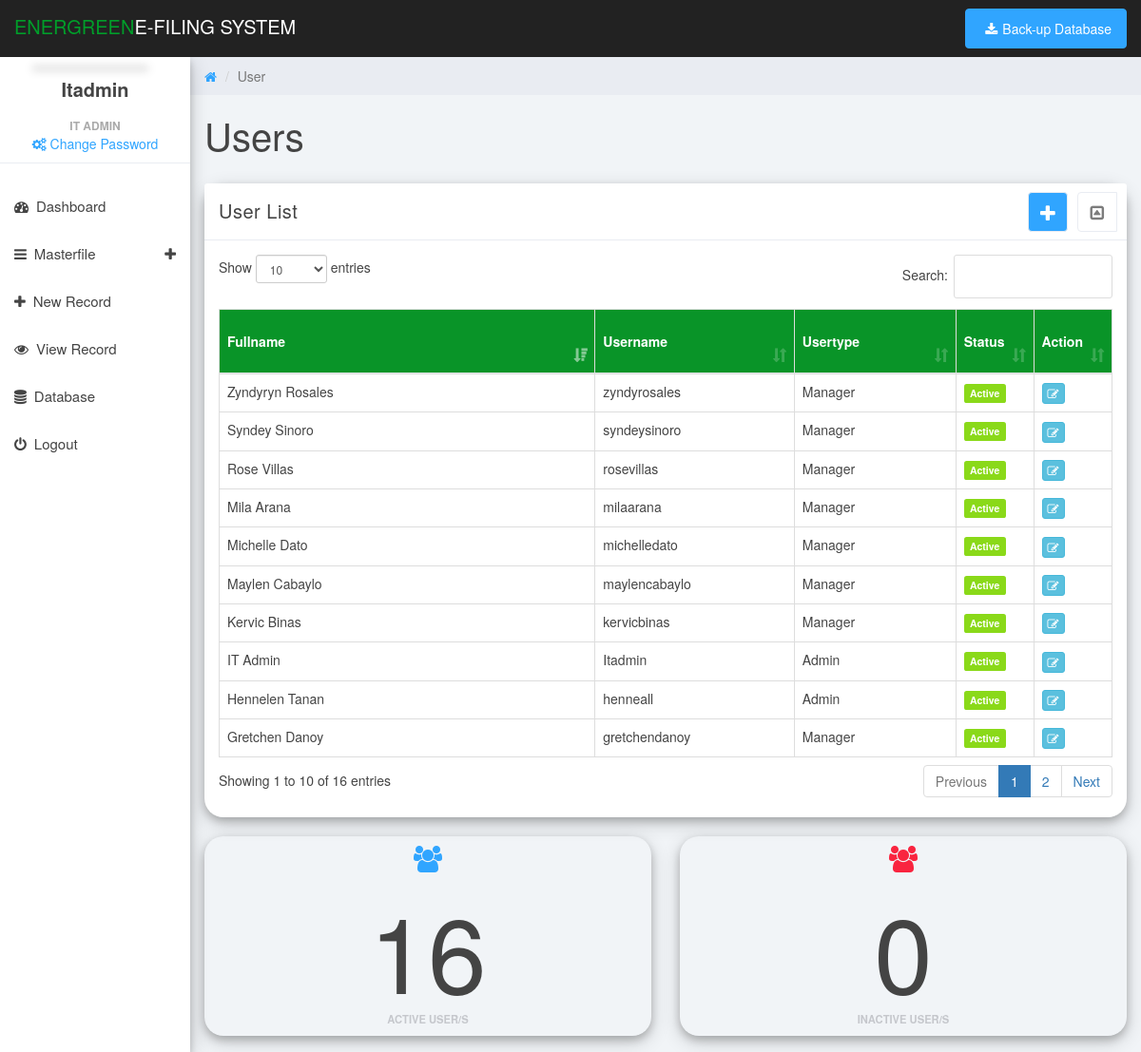
Screenshot of /user.php (signed in) with the database file from the repository.
### tables this page shows
CREATE TABLE IF NOT EXISTS `users` (
`user_id` int(11) NOT NULL,
  `usertype_id` int(11) NOT NULL,
  `username` varchar(100) DEFAULT NULL,
  `password` varchar(100) DEFAULT NULL,
  `fullname` varchar(100) DEFAULT NULL,
  `initial` int(11) NOT NULL DEFAULT '0',
  `status` varchar(100) DEFAULT NULL
);

CREATE TABLE IF NOT EXISTS `usertype` (
`usertype_id` int(11) NOT NULL,
  `usertype_name` varchar(100) DEFAULT NULL
);

### navbars.php (called while the page is built, shortened)
<?php include('topnavbar.php');?>
<?php include('sidenavbar.php');?>

### functions/functions.php (called while the page is built, shortened)
<?php
	function getInfo($con, $column, $table, $id, $value_id){
		$get = $con->query("SELECT $column FROM $table WHERE $id = '$value_id'");
		$fetch = $get->fetch_array();
		return $fetch[$column];
	}
?>

### user.php (the view, shortened to what this page needs)
<?php
	include('header.php');
	include'functions/functions.php';
?>
	<body>
		<?php include('navbars.php');?>
		<div id="contents" style="display: none">
			<div class="col-sm-9 col-sm-offset-3 col-lg-10 col-lg-offset-2 main">
				<div class="row">
					<ol class="breadcrumb">
						<li><a href="#">
							<em class="fa fa-home"></em>
						</a></li>
						<li class="active">User</li>
					</ol>
				</div>
				<div class="row">
					<div class="col-lg-12">
						<h1 class="page-header">Users</h1>
					</div>
				</div>
				<div class="row">
					<div class="col-md-12">
						<div class="panel panel-default box-shadow">
							<div class="panel-heading">
								User List
								<span class="pull-right clickable panel-toggle panel-button-tab-left"><em class="fa fa-toggle-up"></em></span>
								<a class="pull-right  btn-primary panel-toggle" style="background:#30a5ff;color:white" data-toggle="modal" data-target="#myModal"><em class="fa fa-plus"></em></a>
							</div>
							<div class="panel-body">
								<div class="canvas-wrapper">
									<table class="table  table-hover table-bordered" id="tbl_user" style="width:100%">
										<thead class="th-header">
											<th>Fullname</th>
											<th>Username</th>
											<th>Usertype</th>
											<th>Status</th>
											<th>Action</th>
										</thead>
										<tbody>
											<?php
		                                        $sql = mysqli_query($con,"SELECT * FROM users ORDER BY user_id DESC");
		                                        while($row = mysqli_fetch_array($sql)){
		                                    ?>
											<tr>
												<td width="50%"><?php echo $row['fullname'];?></td>
												<td width="25%"><?php echo $row['username'];?></td>
												<td width="20%"><?php echo getInfo($con, 'usertype_name', 'usertype', 'usertype_id',  $row['usertype_id']);?></td>
												<td width="4%">
													<?php if($row['status'] == 'Active') { ?>
		                                                <span class="label label-success">Active</span></td>
		                                            <?php } else { ?>
		                                                <span class="label label-danger">Inactive</span></td>
		                                            <?php } ?>
												<td width="1%">
													<button name="button" class="btn btn-info btn-xs" value="update" onClick="updateUser(<?php echo $row['user_id']; ?>)"><span class="fa fa-pencil-square-o"></span></button>
												</td>
											</tr>
											<?php } ?>
										</tbody>
									</table>
								</div>
							</div>
						</div>
					</div>
				</div>
				<div class="row">
					<div class="col-xs-6 col-md-3 col-lg-6">
						<div class="panel panel-teal panel-widget panel-default box-shadow">
							<div>
								<?php
									$query = $con->query("SELECT * FROM users WHERE status = 'Active'");
									$num = $query->num_rows;
								?>
								<div class="row no-padding">
									<em class="fa fa-xl fa-users color-blue"></em>
									<h1 style="font-size:10vmin"><?php echo $num?></h1>
									<div class="text-muted">Active User/s</div>
								</div>
							</div>
						</div>
					</div>
					<div class="col-xs-6 col-md-3 col-lg-6">
						<div class="panel panel-teal panel-widget panel-default box-shadow">
							<div>
								<?php
									$query1 = $con->query("SELECT * FROM users WHERE status = 'Inactive'");
									$rows = $query1->num_rows;
								?>
								<div class="row no-padding">
									<em class="fa fa-xl fa-users color-red"></em>
									<h1 style="font-size:10vmin"><?php echo $rows ?></h1>
									<div class="text-muted">Inactive User/s</div>
								</div>
							</div>
						</div>
					</div>
				</div>
			</div>
		</div>
	</body>
</html>

### header.php (shortened to what this page needs)
<!DOCTYPE html>
<html>
<head>
	<link href="css/bootstrap.min.css" rel="stylesheet">
	<link href='css/dataTables.bootstrap.min.css' rel='stylesheet'>
	<link href="css/font-awesome.min.css" rel="stylesheet">
	<link href="css/datepicker3.css" rel="stylesheet">
	<link href="css/styles.css" rel="stylesheet">
	<link href="css/fonts.css" rel="stylesheet">
	<link href="css/main.css" rel="stylesheet">
</head>

### topnavbar.php (shortened to what this page needs)
<nav class="navbar navbar-custom navbar-fixed-top" role="navigation">
	<div class="container-fluid">
		<div class="navbar-header">
			<a class="navbar-brand" href="#"><span style="color:#009e2a;">Energreen</span>e-Filing System</a>
			<ul class="nav navbar-top-links navbar-right">
				<li class="dropdown">
					<a class="dropdown-toggle count-info" data-toggle="dropdown" href="#">
						<a href="backup.php" style = "margin-top:-41px;" class = "btn btn-primary"><em class = "fa fa-download"></em>Back-up Database</a>
					</a>
				</li>
			</ul>
		</div>
	</div>
</nav>

### sidenavbar.php (shortened to what this page needs)
<div id="sidebar-collapse" class="col-sm-3 col-lg-2 sidebar box-shadow">
	<div class="profile-sidebar">
		<div style="width: 100%">
			<center>
				<strong>
				<div class="profile-usertitle-name"><?php echo $_SESSION['username'];?></div>
				</strong>
			</center>
		</div>
		<center>
			<div class="profile-usertitle-status" style="margin-top:15px;margin-bottom:0px"><?php echo $_SESSION['fullname'];?></div>
			<a href="#" data-toggle="modal" data-target="#settings"><span class="fa fa-cogs"></span> Change Password</a>
		</center>
	</div>
	<ul class="nav menu">
		<li><a href="dashboard.php"><em class="fa fa-dashboard">&nbsp;</em> Dashboard</a></li>
		<li class="parent"><a data-toggle="collapse" href="#sub-item-1">
			<em class="fa fa-navicon">&nbsp;</em> Masterfile <span data-toggle="collapse" href="#sub-item-1" class="icon pull-right"><em class="fa fa-plus"></em></span>
			</a>
		</li>
		<li><a href="newrecord_first.php"><em class="fa fa-plus">&nbsp;</em> New Record</a></li>
		<li><a href="viewrecord.php"><em class="fa fa-eye">&nbsp;</em> View Record</a></li>
		<?php if($_SESSION['usertype'] == "Admin") { ?>
			<li><a href="backup_data.php"><em class="fa fa-database">&nbsp;</em> Database</a></li>
		<?php } ?>
		<li><a href="logout.php"><em class="fa fa-power-off">&nbsp;</em> Logout</a></li>
	</ul>
</div>

### css/styles.css (style rules this page uses)
body { background: #f1f4f7; padding-top: 60px; font-size: 14px; color: #444444; font-family: "Montserrat", "Helvetica Neue", Helvetica, Arial, sans-serif; }
a, a:hover, a:focus { color: #30a5ff; }
h1, h2, h3, h4, h5, h6 { color: #444444; }
h1 { font-weight: 300; font-size: 40px; }
.text-muted { color: #c5c7cc; }
.color-blue { color: #30a5ff; }
.color-red { color: #f9243f; }
.no-padding { padding: 0; margin: 0; }
.fa-xl { font-size: 2em; }
.navbar-custom { background: #222; height: 60px; }
.navbar-header .navbar-brand { color: #fff; font-size: 20px; text-transform: uppercase; font-weight: 500; height: 60px; padding-top: 18px; }
.navbar-header .navbar-brand span { color: #30a5ff; }
.dropdown { background: rgba(255, 255, 255, 0.1); float: left; margin: 10px 8px; padding: 0px; border-radius: 4px; }
.dropdown a.dropdown-toggle { color: #fff; height: 40px; width: 40px; padding-top: 11px; padding-left: 9px; }
.navbar-top-links li:last-child { margin-right: 15px; }
.dropdown em { margin: 0 5px; }
.btn-primary, .btn-primary:hover, .btn-primary:focus, .btn-primary:active, .btn-primary.active, .open > .dropdown-toggle.btn-primary, .btn-primary.disabled, .btn-primary[disabled], fieldset[disabled] .btn-primary, .btn-primary.disabled:hover, .btn-primary[disabled]:hover, fieldset[disabled] .btn-primary:hover, .btn-primary.disabled:focus, .btn-primary[disabled]:focus, fieldset[disabled] .btn-primary:focus, .btn-primary.disabled:active, .btn-primary[disabled]:active, fieldset[disabled] .btn-primary:active, .btn-primary.disabled.active, .btn-primary[disabled].active, fieldset[disabled] .btn-primary.active { background-color: #30a5ff; border-color: #30a5ff; }
.label-success { background-color: #8ad919; }
.panel { border: 0; }
.panel-heading .fa-toggle-up, .panel-heading .fa-toggle-down { font-size: 17px; }
.panel-teal { background: #1ebfae; color: #fff; }
.panel-heading { font-size: 20px; font-weight: 300; letter-spacing: 0.025em; height: 60px; line-height: 38px; }
.panel-default .panel-heading { background: #fff; border-bottom: 1px solid #e9ecf2; color: #444444; }
.panel-widget { padding: 10px 0; position: relative; box-shadow: none; border-radius: 0; background: none; text-align: center; color: #333; }
.panel-widget .text-muted { margin-top: -6px; text-transform: uppercase; font-weight: bold; font-size: 0.8em; }
.panel-settings a, .panel-toggle { width: 40px; padding: 2px 0 0 0; }
.panel-settings, .panel-toggle { display: inline-block; margin: -1px -5px 0 15px !important; border-radius: 4px; text-align: center; border: 1px solid #e9ecf2; color: #7c7c7c; background: #fff; width: 42px; }
.clickable { cursor: pointer; }
.panel-heading span { margin: 0px; font-size: 14px; }
.panel-button-tab-left { border-top-right-radius: 0; border-bottom-right-radius: 0; }
.navbar { border: 0; }
.sidebar { display: block; padding: 0; display: none; box-shadow: none; background: #fff; }
.sidebar ul { margin: 20px 0px; }
@media (min-width: 768px) { .sidebar { display: block; position: fixed; top: 60px; bottom: 0; left: 0; z-index: 1000; display: block; margin: 0; padding: 0; overflow-x: hidden; overflow-y: auto; } }
@media (min-width: 768px) { .navbar-header { width: 100%; } }
.sidebar ul.nav li a { height: 50px; font-size: 15px; line-height: 2em; color: #444444; }
.profile-sidebar { padding: 10px 0; border-bottom: 1px solid #e9ecf2; }
.profile-usertitle-name { font-size: 20px; margin-bottom: 0px; }
.profile-usertitle-status { text-transform: uppercase; color: #AAA; font-size: 12px; font-weight: 600; margin-bottom: 15px; }
.breadcrumb { border-radius: 0; padding: 10px 15px 10px 15px; background: #e9ecf2; margin: 0; }
h1.page-header { margin-top: 20px; border-bottom: 0; }
.table { background: #fff; }
.table > thead > tr > th { border-bottom: 1px solid #e6e7e8; vertical-align: middle; height: 50px; }

### css/main.css (style rules this page uses)
#contents { display: none; }
.box-shadow { box-shadow: 0 4px 8px 0 rgba(0, 0, 0, 0.2), 0 6px 20px 0 rgba(0, 0, 0, 0.19); }
.th-header { background: #099428; color: #fff; }
.panel-default { border-radius: 20px; }

### rows the page displays
users: fullname "Hennelen Tanan", username "henneall", usertype.usertype_name "Admin", status "Active"
users: fullname "Gretchen Danoy", username "gretchendanoy", usertype.usertype_name "Manager", status "Active"
users: fullname "Rose Villas", username "rosevillas", usertype.usertype_name "Manager", status "Active"
users: fullname "Kervic Binas", username "kervicbinas", usertype.usertype_name "Manager", status "Active"
users: fullname "Maylen Cabaylo", username "maylencabaylo", usertype.usertype_name "Manager", status "Active"
users: fullname "Zyndyryn Rosales", username "zyndyrosales", usertype.usertype_name "Manager", status "Active"
users: fullname "Michelle Dato", username "michelledato", usertype.usertype_name "Manager", status "Active"
users: fullname "Syndey Sinoro", username "syndeysinoro", usertype.usertype_name "Manager", status "Active"
users: fullname "Mila Arana", username "milaarana", usertype.usertype_name "Manager", status "Active"
users: fullname "IT Admin", username "Itadmin", usertype.usertype_name "Admin", status "Active"

### other values shown
$_SESSION['username'] "Itadmin"
$_SESSION['fullname'] "IT ADMIN"
$num "16"
$rows "0"
